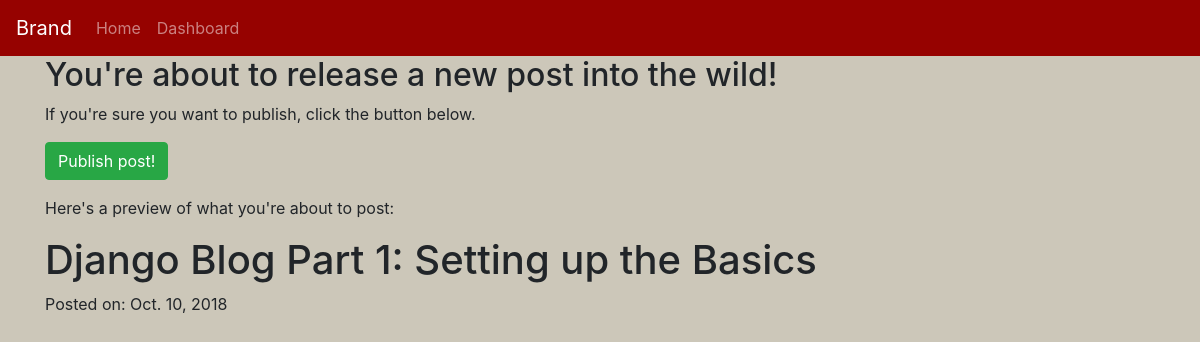
Screenshot of /blog/article/setting-up-the-basics/publish/ (signed in) with the database file from the repository.
### blog/models.py (models this page shows, shortened)
class Post(models.Model):
    title = models.CharField(max_length=128, unique=True)
    slug = models.SlugField(max_length=128, unique=True)
    category = models.ForeignKey(
        Category, null=True, blank=True, related_name='post',
        on_delete=models.CASCADE
    )
    body = MarkdownxField()
    description = MarkdownxField(max_length=3000)
    published = models.BooleanField(default=False)
    created = models.DateTimeField(auto_now_add=True)
    class Meta:
        ordering = ['-created']

### blog/views.py (the view)
# urls.py: path('article/<slug:slug>/publish/', views.publish, name='blog-publish'),
@login_required(login_url='/admin/login/')
def publish(request, slug):
    post = get_object_or_404(Post, slug=slug)
    if request.method == "POST":
        post.publish()
        return redirect('blog-dashboard')
    else:
        post.body = markdownify(post.body)
        return render(request, 'blog/publish.html', {'post': post})

### templates/blog/publish.html (shortened to what this page needs)
{% extends 'blog/base.html' %}
{% load static %}
{% block body_block %}
{% if user.is_superuser %}
  <div class="container">
    <h2>You're about to release a new post into the wild!</h2>
    <p>If you're sure you want to publish, click the button below.</p>
    <p>
      <form method="post">
        <button type="submit" class="btn btn-success">Publish post!</button>
      </form>
    </p>
    <p>Here's a preview of what you're about to post:</p>
  </div>
  <div class="container">
    <h1>{{ post.title }}</h1>
    <p>Posted on:
      <time datetime="{{ post.created|date:'c' }}">
        {{ post.created|date }}
      </time>
    </p>
  </div>
{% else %}
  <p>You don't have permission to view this page</p>
{% endif %}
{% endblock %}

### static/blog/css/master.css (style rules this page uses)
body { background-color: #CCC7B9; }

### rows the page displays
Post: title "Django Blog Part 1: Setting up the Basics", created "Oct. 10, 2018"
